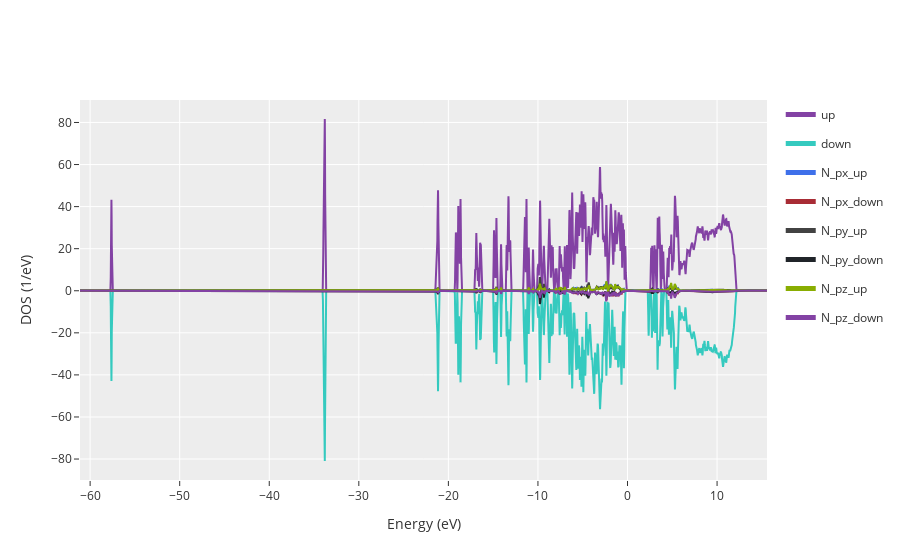

Source (notebook cell):
### Code cell
calc.dos.plot(selection="px(N), py(N), pz(N)")

### Figure 1 — Plotly figure (JSON) as saved in the notebook; plotly's stock layout.template omitted (floating-point values rounded to 4 significant figures; data arrays with more than 128 entries replaced by an {"elided": "..."} marker saying what was removed)
{"data": [{"legendgroup": "up", "line": {"color": "#8342A4"}, "name": "up", "showlegend": true, "type": "scatter", "x": {"elided": "4000 float values"}, "y": {"elided": "4000 float values"}, "yaxis": "y"}, {"legendgroup": "down", "line": {"color": "#35CABF"}, "name": "down", "showlegend": true, "type": "scatter", "x": {"elided": "4000 float values"}, "y": {"elided": "4000 float values"}, "yaxis": "y"}, {"legendgroup": "N_px_up", "line": {"color": "#3E70EA"}, "name": "N_px_up", "showlegend": true, "type": "scatter", "x": {"elided": "4000 float values"}, "y": {"elided": "4000 float values"}, "yaxis": "y"}, {"legendgroup": "N_px_down", "line": {"color": "#A82C35"}, "name": "N_px_down", "showlegend": true, "type": "scatter", "x": {"elided": "4000 float values"}, "y": {"elided": "4000 float values"}, "yaxis": "y"}, {"legendgroup": "N_py_up", "line": {"color": "#424242"}, "name": "N_py_up", "showlegend": true, "type": "scatter", "x": {"elided": "4000 float values"}, "y": {"elided": "4000 float values"}, "yaxis": "y"}, {"legendgroup": "N_py_down", "line": {"color": "#202429"}, "name": "N_py_down", "showlegend": true, "type": "scatter", "x": {"elided": "4000 float values"}, "y": {"elided": "4000 float values"}, "yaxis": "y"}, {"legendgroup": "N_pz_up", "line": {"color": "#89AD01"}, "name": "N_pz_up", "showlegend": true, "type": "scatter", "x": {"elided": "4000 float values"}, "y": {"elided": "4000 float values"}, "yaxis": "y"}, {"legendgroup": "N_pz_down", "line": {"color": "#8342A4"}, "name": "N_pz_down", "showlegend": true, "type": "scatter", "x": {"elided": "4000 float values"}, "y": {"elided": "4000 float values"}, "yaxis": "y"}], "layout": {"legend": {"itemsizing": "constant"}, "xaxis": {"title": {"text": "Energy (eV)"}}, "yaxis": {"title": {"text": "DOS (1/eV)"}}}}
